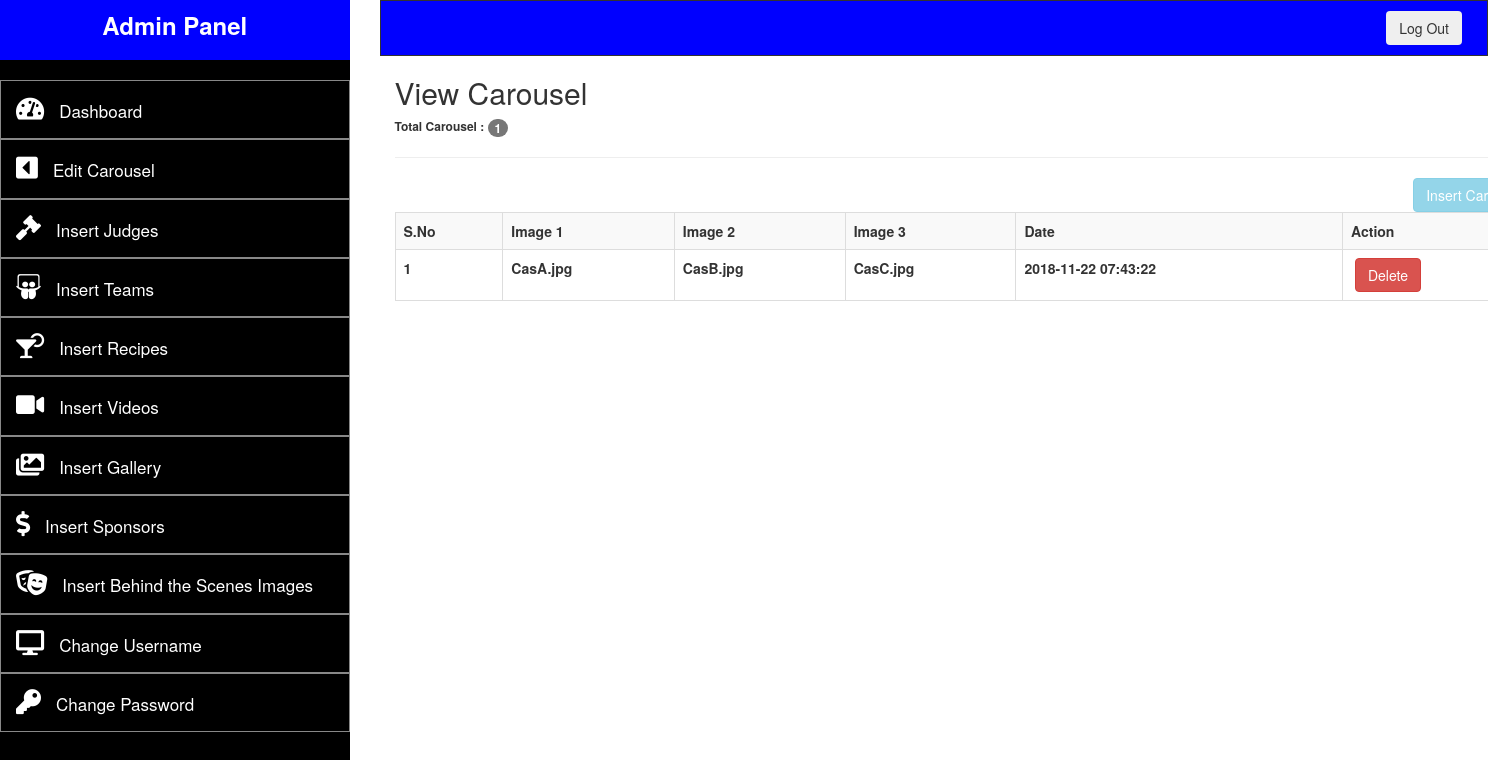
Screenshot of /admin/viewCarousel.php (signed in) with the database file from the repository.
### tables this page shows
CREATE TABLE `carousel` (
  `id` int(10) NOT NULL,
  `img1` text NOT NULL,
  `img2` text NOT NULL,
  `img3` text NOT NULL,
  `date` timestamp NOT NULL DEFAULT CURRENT_TIMESTAMP ON UPDATE CURRENT_TIMESTAMP,
  `etc` text NOT NULL
);

### admin/viewCarousel.php (the view, shortened to what this page needs)
<?php
	require __DIR__.'/config/db.php';
	if(!isset($_SESSION['user'])){
		header("location:login.php");
	}else{
?>
<!DOCTYPE html>
<html>
<head>
		<link rel="stylesheet" href="https://maxcdn.bootstrapcdn.com/bootstrap/3.3.7/css/bootstrap.min.css">
		<link href="adminAssets\style.css" rel="stylesheet">
		<link 	rel="stylesheet"
				href="https://use.fontawesome.com/releases/v5.2.0/css/all.css"
>
</head>
<body>
	<div class="row">
		<?php
		include "templates/adminpanel_template.php";
		?>
			<div class="container" style="background: #FFF;">
			<?php
			$judge_query = "SELECT * FROM carousel
									ORDER BY id DESC";
			$connect_judge_query = mysqli_query($conn, $judge_query);
			$count_rows = mysqli_num_rows($connect_judge_query);
			$number_of_items = 1;
				$disableInsertBtn = '';
				if($count_rows > 0){
					$disableInsertBtn = 'disabled';
				}
			?>
				<h2>View Carousel</h2>
				<h6 style="font-weight: bold">Total Carousel : <span class="badge"><?php echo $count_rows; ?></span></h6>
				<hr>
				<a href="insertCarousel.php" class="<?php echo $disableInsertBtn; ?> btn btn-info" style="float:right">Insert Carousel</a>
					<table class="table table-hover table-striped table-bordered">
						<tr>
							<th>S.No</th>
							<th>Image 1</th>
							<th>Image 2</th>
							<th>Image 3</th>
							<th>Date</th>
							<th>Action</th>
						</tr>
			<?php
			if($count_rows > 0){
				while($get_each_row = mysqli_fetch_array($connect_judge_query)){
					$id_of_judge = $get_each_row['id'];
					$img1_of_judge = $get_each_row['img1'];
					$img2_of_judge = $get_each_row['img2'];
					$img3_of_judge = $get_each_row['img3'];
					$date_judge = $get_each_row['date'];
			?>
						<tr>
							<th><?php echo $number_of_items++; ?></th>
							<th><?php echo $img1_of_judge; ?></th>
							<th><?php echo $img2_of_judge; ?></th>
							<th><?php echo $img3_of_judge; ?></th>
							<th><?php echo $date_judge; ?></th>
							<th>&nbsp;<a href="deleteCarousel.php?id=<?php echo $id_of_judge; ?>" class="btn btn-danger">Delete</a></th>
						</tr>
			<?php
				}
			}else{
					$disableInsertBtn = '';
				}
			?>
					</table>
				</div>
			</div>
		</div>
</body>
</html>
<?php } ?>

### rows the page displays
carousel: img1 "CasA.jpg", img2 "CasB.jpg", img3 "CasC.jpg", date "2018-11-22 07:43:22"

### other values shown
$count_rows "1"
